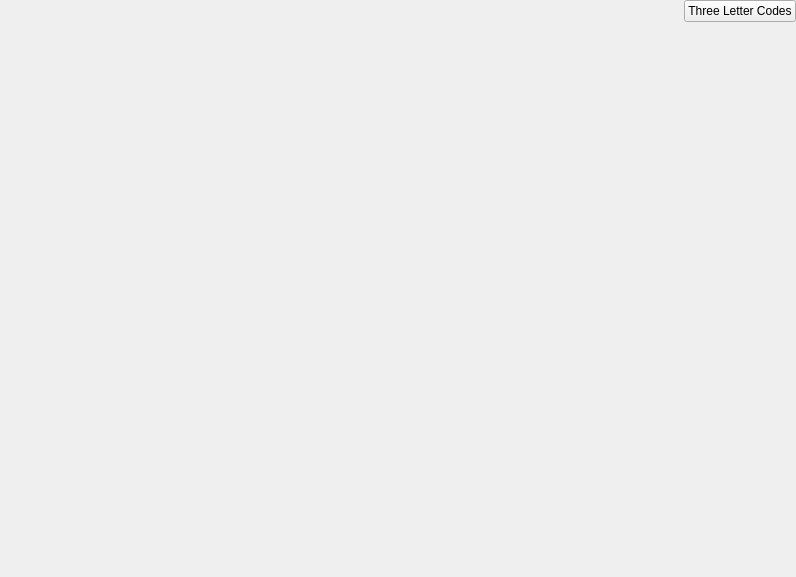
<?xml version="1.0" encoding="UTF-8"?>
<ui version="4.0">
 <class>Form</class>
 <widget class="QWidget" name="Form">
  <property name="geometry">
   <rect>
    <x>0</x>
    <y>0</y>
    <width>796</width>
    <height>577</height>
   </rect>
  </property>
  <property name="windowTitle">
   <string>Cavity Display</string>
  </property>
  <property name="accessibleName">
   <string>cavityDisplay.ui Form</string>
  </property>
  <layout class="QGridLayout" name="gridLayout">
   <property name="leftMargin">
    <number>0</number>
   </property>
   <property name="topMargin">
    <number>0</number>
   </property>
   <property name="rightMargin">
    <number>0</number>
   </property>
   <property name="bottomMargin">
    <number>0</number>
   </property>
   <property name="horizontalSpacing">
    <number>0</number>
   </property>
   <property name="verticalSpacing">
    <number>3</number>
   </property>
   <item row="0" column="0">
    <layout class="QVBoxLayout" name="verticalLayout" stretch="0,1,1">
     <property name="spacing">
      <number>0</number>
     </property>
     <item>
      <layout class="QHBoxLayout" name="horizontalLayout_2">
       <item>
        <widget class="PyDMByteIndicator" name="cavityWatcher">
         <property name="sizePolicy">
          <sizepolicy hsizetype="Preferred" vsizetype="Maximum">
           <horstretch>0</horstretch>
           <verstretch>0</verstretch>
          </sizepolicy>
         </property>
         <property name="toolTip">
          <string/>
         </property>
         <property name="channel" stdset="0">
          <string>ALRM:SYS0:SC_CAV_FAULT:ALHBERR</string>
         </property>
         <property name="onColor" stdset="0">
          <color>
           <red>255</red>
           <green>0</green>
           <blue>0</blue>
          </color>
         </property>
         <property name="offColor" stdset="0">
          <color>
           <red>0</red>
           <green>255</green>
           <blue>0</blue>
          </color>
         </property>
         <property name="showLabels" stdset="0">
          <bool>false</bool>
         </property>
         <property name="circles" stdset="0">
          <bool>true</bool>
         </property>
         <property name="labelPosition" stdset="0">
          <enum>QTabWidget::East</enum>
         </property>
         <property name="labels" stdset="0">
          <stringlist>
           <string>Running</string>
          </stringlist>
         </property>
        </widget>
       </item>
       <item>
        <widget class="PyDMLabel" name="label_cavityWatcher">
         <property name="font">
          <font>
           <pointsize>15</pointsize>
          </font>
         </property>
         <property name="toolTip">
          <string/>
         </property>
         <property name="channel" stdset="0">
          <string>ALRM:SYS0:SC_CAV_FAULT:ALHBERR</string>
         </property>
        </widget>
       </item>
       <item>
        <spacer name="horizontalSpacer_2">
         <property name="orientation">
          <enum>Qt::Horizontal</enum>
         </property>
         <property name="sizeType">
          <enum>QSizePolicy::Preferred</enum>
         </property>
         <property name="sizeHint" stdset="0">
          <size>
           <width>40</width>
           <height>20</height>
          </size>
         </property>
        </spacer>
       </item>
       <item>
        <widget class="PyDMLabel" name="label_watcherCounter">
         <property name="font">
          <font>
           <pointsize>15</pointsize>
           <weight>75</weight>
           <bold>true</bold>
          </font>
         </property>
         <property name="toolTip">
          <string/>
         </property>
         <property name="channel" stdset="0">
          <string>PHYS:SYS0:1:SC_CAV_FAULT_HEARTBEAT</string>
         </property>
        </widget>
       </item>
       <item>
        <spacer name="horizontalSpacer">
         <property name="orientation">
          <enum>Qt::Horizontal</enum>
         </property>
         <property name="sizeHint" stdset="0">
          <size>
           <width>40</width>
           <height>20</height>
          </size>
         </property>
        </spacer>
       </item>
       <item>
        <widget class="PyDMRelatedDisplayButton" name="TLC_Button">
         <property name="toolTip">
          <string/>
         </property>
         <property name="text">
          <string>Three Letter Codes</string>
         </property>
         <property name="filenames" stdset="0">
          <stringlist>
           <string>decoder.py</string>
          </stringlist>
         </property>
         <property name="openInNewWindow" stdset="0">
          <bool>true</bool>
         </property>
        </widget>
       </item>
      </layout>
     </item>
     <item>
      <layout class="QHBoxLayout" name="horizontalLayout" stretch="1,4,11">
       <property name="spacing">
        <number>0</number>
       </property>
       <item>
        <widget class="PyDMEmbeddedDisplay" name="L0B">
         <property name="toolTip">
          <string/>
         </property>
         <property name="accessibleName">
          <string>cavityDisplay_L0B</string>
         </property>
         <property name="macros" stdset="0">
          <string>linac=L0B</string>
         </property>
         <property name="filename" stdset="0">
          <string>linac.ui</string>
         </property>
        </widget>
       </item>
       <item>
        <widget class="PyDMEmbeddedDisplay" name="L1B">
         <property name="toolTip">
          <string/>
         </property>
         <property name="accessibleName">
          <string>cavityDisplay_L1B</string>
         </property>
         <property name="macros" stdset="0">
          <string>linac=L1B</string>
         </property>
         <property name="filename" stdset="0">
          <string>linac.ui</string>
         </property>
        </widget>
       </item>
       <item>
        <widget class="PyDMEmbeddedDisplay" name="L2B">
         <property name="toolTip">
          <string/>
         </property>
         <property name="accessibleName">
          <string>cavityDisplay_L2B</string>
         </property>
         <property name="macros" stdset="0">
          <string>linac=L2B</string>
         </property>
         <property name="filename" stdset="0">
          <string>linac.ui</string>
         </property>
        </widget>
       </item>
      </layout>
     </item>
     <item>
      <widget class="PyDMEmbeddedDisplay" name="L3B">
       <property name="toolTip">
        <string/>
       </property>
       <property name="accessibleName">
        <string>cavityDisplay_L3B</string>
       </property>
       <property name="macros" stdset="0">
        <string>linac=L3B</string>
       </property>
       <property name="filename" stdset="0">
        <string>linac.ui</string>
       </property>
      </widget>
     </item>
    </layout>
   </item>
  </layout>
 </widget>
 <customwidgets>
  <customwidget>
   <class>PyDMLabel</class>
   <extends>QLabel</extends>
   <header>pydm.widgets.label</header>
  </customwidget>
  <customwidget>
   <class>PyDMByteIndicator</class>
   <extends>QWidget</extends>
   <header>pydm.widgets.byte</header>
  </customwidget>
  <customwidget>
   <class>PyDMEmbeddedDisplay</class>
   <extends>QFrame</extends>
   <header>pydm.widgets.embedded_display</header>
  </customwidget>
  <customwidget>
   <class>PyDMRelatedDisplayButton</class>
   <extends>QPushButton</extends>
   <header>pydm.widgets.related_display_button</header>
  </customwidget>
 </customwidgets>
 <resources/>
 <connections/>
</ui>
